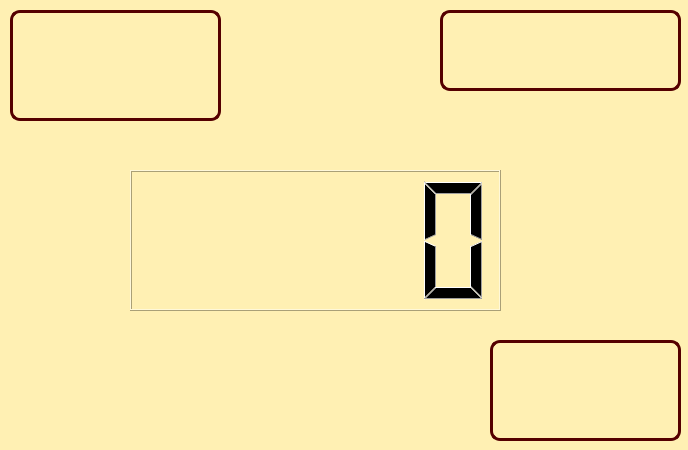
<?xml version="1.0" encoding="UTF-8"?>
<ui version="4.0">
 <class>MainWindow</class>
 <widget class="QMainWindow" name="MainWindow">
  <property name="geometry">
   <rect>
    <x>0</x>
    <y>0</y>
    <width>688</width>
    <height>450</height>
   </rect>
  </property>
  <property name="windowTitle">
   <string>MainWindow</string>
  </property>
  <property name="styleSheet">
   <string notr="true">background-color: rgb(255, 240, 179);</string>
  </property>
  <widget class="QWidget" name="centralwidget">
   <widget class="QLabel" name="label">
    <property name="geometry">
     <rect>
      <x>0</x>
      <y>0</y>
      <width>161</width>
      <height>131</height>
     </rect>
    </property>
    <property name="text">
     <string/>
    </property>
    <property name="pixmap">
     <pixmap>:/Variadas/logo uat.jpg</pixmap>
    </property>
    <property name="scaledContents">
     <bool>true</bool>
    </property>
   </widget>
   <widget class="QLabel" name="label_3">
    <property name="geometry">
     <rect>
      <x>490</x>
      <y>340</y>
      <width>191</width>
      <height>101</height>
     </rect>
    </property>
    <property name="styleSheet">
     <string notr="true">border: 3px solid ;
border-color: rgb(85, 0, 0);
border-radius: 10px;
</string>
    </property>
    <property name="text">
     <string/>
    </property>
    <property name="pixmap">
     <pixmap resource="../../Resource/resource.qrc">:/Logos/Shelby-Logo.png</pixmap>
    </property>
    <property name="scaledContents">
     <bool>true</bool>
    </property>
   </widget>
   <widget class="QLabel" name="label_10">
    <property name="geometry">
     <rect>
      <x>440</x>
      <y>10</y>
      <width>241</width>
      <height>81</height>
     </rect>
    </property>
    <property name="styleSheet">
     <string notr="true">border: 3px solid ;
border-color: rgb(85, 0, 0);
border-radius: 10px;
</string>
    </property>
    <property name="text">
     <string/>
    </property>
    <property name="pixmap">
     <pixmap resource="../../Resource/resource.qrc">:/Logos/fians.png</pixmap>
    </property>
    <property name="scaledContents">
     <bool>true</bool>
    </property>
   </widget>
   <widget class="QLabel" name="label_11">
    <property name="geometry">
     <rect>
      <x>10</x>
      <y>10</y>
      <width>211</width>
      <height>111</height>
     </rect>
    </property>
    <property name="styleSheet">
     <string notr="true">border: 3px solid ;
border-color: rgb(85, 0, 0);
border-radius: 10px;
</string>
    </property>
    <property name="text">
     <string/>
    </property>
    <property name="textFormat">
     <enum>Qt::AutoText</enum>
    </property>
    <property name="pixmap">
     <pixmap resource="../../Resource/resource.qrc">:/Logos/uatlogopng.png</pixmap>
    </property>
    <property name="scaledContents">
     <bool>true</bool>
    </property>
    <property name="wordWrap">
     <bool>false</bool>
    </property>
    <property name="margin">
     <number>0</number>
    </property>
    <property name="indent">
     <number>-1</number>
    </property>
   </widget>
   <widget class="QLCDNumber" name="lcdNumber">
    <property name="geometry">
     <rect>
      <x>130</x>
      <y>170</y>
      <width>371</width>
      <height>141</height>
     </rect>
    </property>
   </widget>
  </widget>
 </widget>
 <resources>
  <include location="../../Resource/resource.qrc"/>
  <include location="../../Resource/resource.qrc"/>
 </resources>
 <connections/>
</ui>
